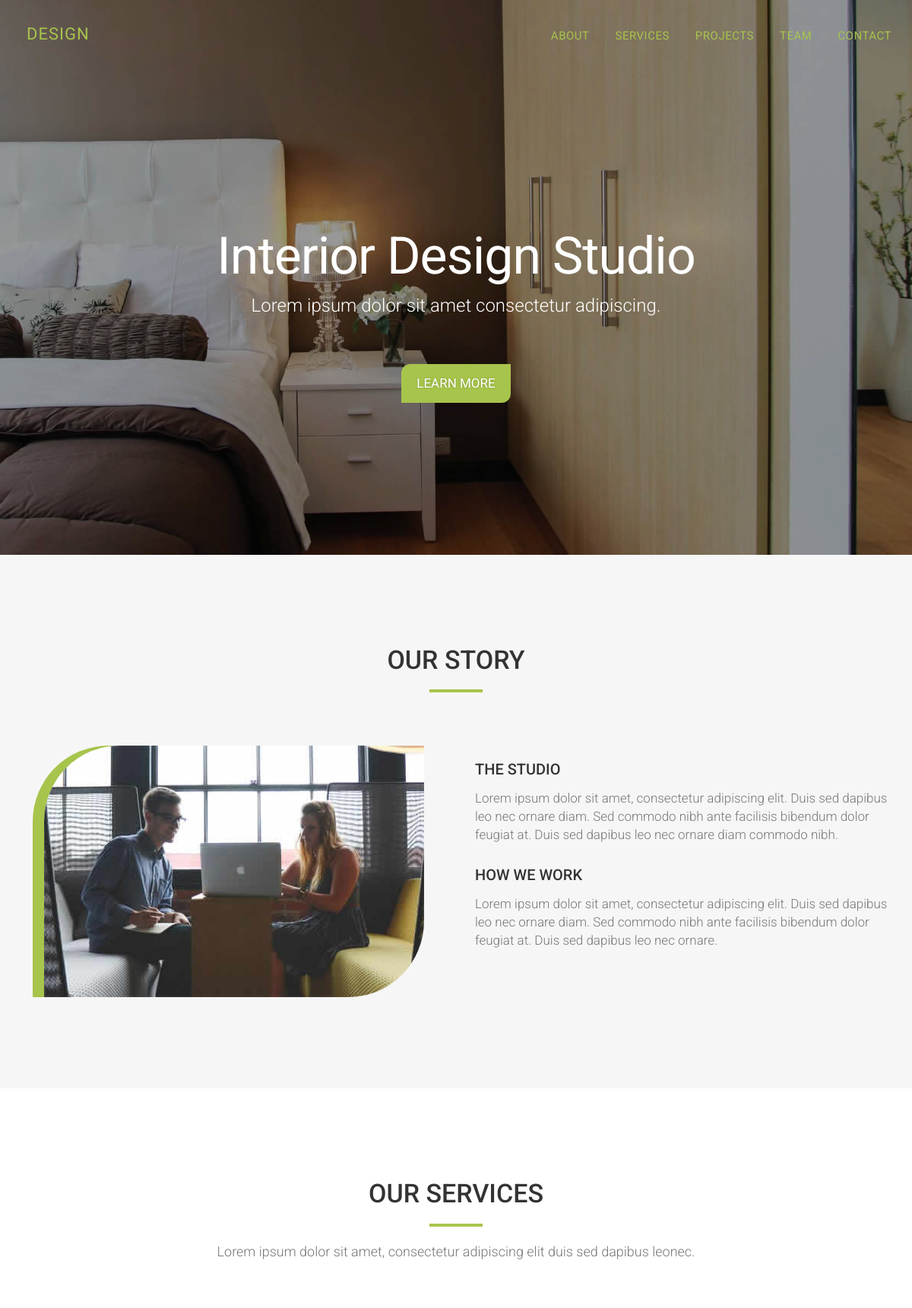
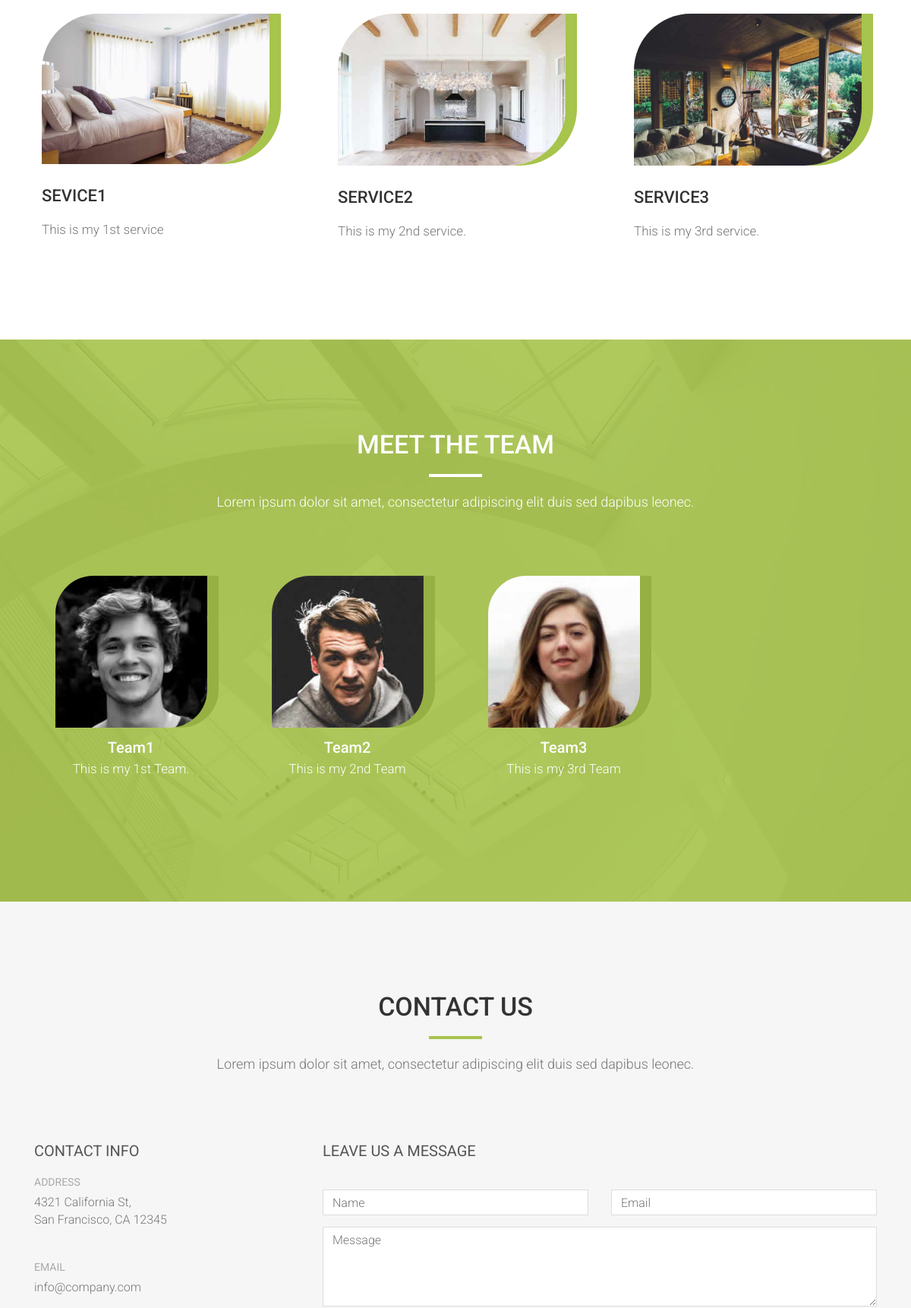
The page / (upper part) on the database its author committed (2 pictures, top to bottom).
### service/models.py (models this page shows, shortened)
class Service(models.Model):
	title = models.CharField(max_length=50)
	description = models.CharField(max_length=150)
	image = models.ImageField(upload_to='images')
	url = models.URLField(blank=True)

class TeamMember(models.Model):
	title = models.CharField(max_length=50)
	description = models.CharField(max_length=150)
	image = models.ImageField(upload_to='images')

### service/views.py (the view)
# urls.py: path('', views.index, name='index'),
def index(request):
	services = Service.objects.all()
	teammembers = TeamMember.objects.all()
	context = {
		'services': services,
		'teammembers': teammembers
	}
	return render(request, 'index.html', context)

### templates/index.html (shortened to what this page needs)
{% extends 'base.html' %}
{% load static %}
{% block content%}
        <header id="header">
          <div class="intro">
            <div class="overlay">
              <div class="container">
                <div class="row">
                  <div class="intro-text">
                    <h1><strong></strong>  Interior Design Studio</h1>
                    <p>Lorem ipsum dolor sit amet consectetur adipiscing.</p>
                    <a href="#about" class="btn btn-custom btn-lg page-scroll">Learn More</a> </div>
                </div>
              </div>
            </div>
          </div>
        </header>
        <div id="about">
          <div class="container">
            <div class="section-title text-center center">
              <h2>Our Story</h2>
              <hr>
            </div>
            <div class="row">
              <div class="col-xs-12 col-md-6 text-center"> <img src="{% static 'img/about.jpg' %}" class="img-responsive" alt=""> </div>
              <div class="col-xs-12 col-md-6">
                <div class="about-text">
                  <h3>The Studio</h3>
                  <p>Lorem ipsum dolor sit amet, consectetur adipiscing elit. Duis sed dapibus leo nec ornare diam. Sed commodo nibh ante facilisis bibendum dolor feugiat at. Duis sed dapibus leo nec ornare diam commodo nibh.</p>
                  <h3>How We Work</h3>
                  <p>Lorem ipsum dolor sit amet, consectetur adipiscing elit. Duis sed dapibus leo nec ornare diam. Sed commodo nibh ante facilisis bibendum dolor feugiat at. Duis sed dapibus leo nec ornare.</p>
                </div>
              </div>
            </div>
          </div>
        </div>
        <div id="services">
          <div class="container">
            <div class="col-md-10 col-md-offset-1 section-title text-center">
              <h2>Our Services</h2>
              <hr>
              <p>Lorem ipsum dolor sit amet, consectetur adipiscing elit duis sed dapibus leonec.</p>
            </div>
            <div class="row">
          {% for service in services %}
              <div class="col-xs-12 col-sm-4 service">
               <img src="{{ service.image.url }}" class="img-responsive" alt="Project Title">
                <h3>{{ service.title }}</h3>
                <p>{{ service.description }}</p>
              </div>
          {% endfor %}
            </div>
          </div>
        </div>
        <div id="team" class="text-center">
          <div class="overlay">
            <div class="container">
              <div class="col-md-8 col-md-offset-2 section-title">
                <h2>Meet the Team</h2>
                <hr>
                <p>Lorem ipsum dolor sit amet, consectetur adipiscing elit duis sed dapibus leonec.</p>
              </div>
              <div id="row">
              {% for member in teammembers %}
                <div class="col-md-3 col-sm-6 team">
                  <div class="thumbnail"> <img src="{{ member.image.url }}" alt="..." class="team-img">
                    <div class="caption">
                      <h3>{{ member.title }}</h3>
                      <p>{{ member.description }}</p>
                    </div>
                  </div>
                </div>
              {% endfor %}
              </div>
            </div>
          </div>
        </div>
        <div id="contact">
          <div class="container">
            <div class="section-title text-center">
              <h2>Contact Us</h2>
              <hr>
              <p>Lorem ipsum dolor sit amet, consectetur adipiscing elit duis sed dapibus leonec.</p>
            </div>
            <div class="col-md-4">
              <h3>Contact Info</h3>
              <div class="contact-item"> <span>Address</span>
                <p>4321 California St,<br>
                  San Francisco, CA 12345</p>
              </div>
              <div class="contact-item"> <span>Email</span>
                <p>info@company.com</p>
              </div>
            </div>
            <div class="col-md-8">
              <h3>Leave us a message</h3>
              <form name="sentMessage" id="contactForm" novalidate>
                <div class="row">
                  <div class="col-md-6">
                    <div class="form-group">
                      <input type="text" id="name" class="form-control" placeholder="Name" required="required">
                    </div>
                  </div>
                  <div class="col-md-6">
                    <div class="form-group">
                      <input type="email" id="email" class="form-control" placeholder="Email" required="required">
                    </div>
                  </div>
                </div>
                <div class="form-group">
                  <textarea name="message" id="message" class="form-control" rows="4" placeholder="Message" required></textarea>
                </div>
              </form>
            </div>
          </div>
        </div>
{% endblock %}

### static/css/style.css (style rules this page uses)
body, html { font-family: 'Roboto', sans-serif; text-rendering: optimizeLegibility !important; -webkit-font-smoothing: antialiased !important; color: #777; font-weight: 300; width: 100% !important; height: 100% !important; }
h2 { margin: 0 0 20px 0; font-weight: 500; font-size: 34px; color: #333; text-transform: uppercase; }
h3 { font-size: 22px; font-weight: 500; color: #333; }
p { font-size: 17px; }
a { color: #333; font-weight: 400; }
hr { height: 4px; width: 70px; text-align: center; position: relative; background: #a7c44c; margin: 0 auto; margin-bottom: 20px; border: 0; }
.section-title { margin-bottom: 70px; }
.section-title p { font-size: 18px; }
.btn-custom { text-transform: uppercase; color: #fff; text-shadow: 0 0 3px #859c3c; background-color: #a7c44c; border: 0; padding: 14px 20px; margin: 0; font-size: 17px; border-radius: 12px 0 12px 0; margin-top: 20px; transition: all 0.5s; }
.intro { display: table; width: 100%; padding: 0; background: url(../img/intro-bg.jpg) no-repeat center bottom; background-color: #e5e5e5; -webkit-background-size: cover; -moz-background-size: cover; background-size: cover; -o-background-size: cover; }
.intro .overlay { background: rgba(0,0,0,0.40); }
.intro h1 { color: #fff; font-size: 68px; font-weight: 400; margin-top: 0; margin-bottom: 10px; letter-spacing: -1px; }
.intro p { color: #fff; font-size: 24px; font-weight: 300; margin-top: 10px; margin-bottom: 40px; }
header .intro-text { padding-top: 300px; padding-bottom: 200px; text-align: center; }
#about { padding: 120px 0; background: #f6f6f6; }
#about h3 { font-size: 20px; text-transform: uppercase; }
#about .about-text { margin-left: 10px; margin-top: 20px; }
#about img { display: inline-block; border-radius: 100px 0 100px 0; box-shadow: -15px 0 #a7c44c; }
#about p { line-height: 24px; margin: 15px 0 30px; }
#services { padding: 120px 0; }
#services .service { padding-left: 40px; }
#services img { width: 300px; border-radius: 75px 0 75px 0; box-shadow: 15px 0 #a7c44c; }
#services h3 { padding: 10px 0; text-transform: uppercase; }
#team { color: #fff; background: #a7c44c url(../img/team-bg.jpg) center top no-repeat; background-size: cover; }
#team .overlay { padding: 120px 0; background: rgba(167, 196, 76, 0.9); }
#team h2, #team p { color: #fff; }
#team hr { background: #fff; }
#team h3 { color: #fff; font-weight: 500; font-size: 20px; margin: 5px 0; }
#team .team-img { width: 200px; height: 200px; border-radius: 50px 0 50px 0; box-shadow: 15px 0 #96b044; }
#team .thumbnail { background: transparent; border: 0; }
#team .thumbnail .caption { padding-top: 10px; }
#team .thumbnail .caption p { color: #fff; }
#contact { padding: 120px 0 60px 0; background: #F6F6F6; }
#contact form { padding: 30px 0; }
#contact h3 { text-transform: uppercase; font-size: 20px; font-weight: 400; color: #555; }
#contact .form-control { display: block; width: 100%; padding: 6px 12px; font-size: 16px; line-height: 1.42857143; color: #444; background-color: #fff; background-image: none; border: 1px solid #ddd; border-radius: 0; -webkit-box-shadow: none; box-shadow: none; -webkit-transition: none; -o-transition: none; transition: none; }
#contact .contact-item { margin: 20px 0 40px 0; }
#contact .contact-item span { font-weight: 400; color: #aaa; text-transform: uppercase; margin-bottom: 6px; display: inline-block; }
#contact .contact-item p { font-size: 16px; }

### rows shown on the page
Service: image (picture), title "SEVICE1", description "This is my 1st service"
Service: image (picture), title "SERVICE2", description "This is my 2nd service."
Service: image (picture), title "SERVICE3", description "This is my 3rd service."
TeamMember: image (picture), title "Team1", description "This is my 1st Team."
TeamMember: image (picture), title "Team2", description "This is my 2nd Team"
TeamMember: image (picture), title "Team3", description "This is my 3rd Team"
